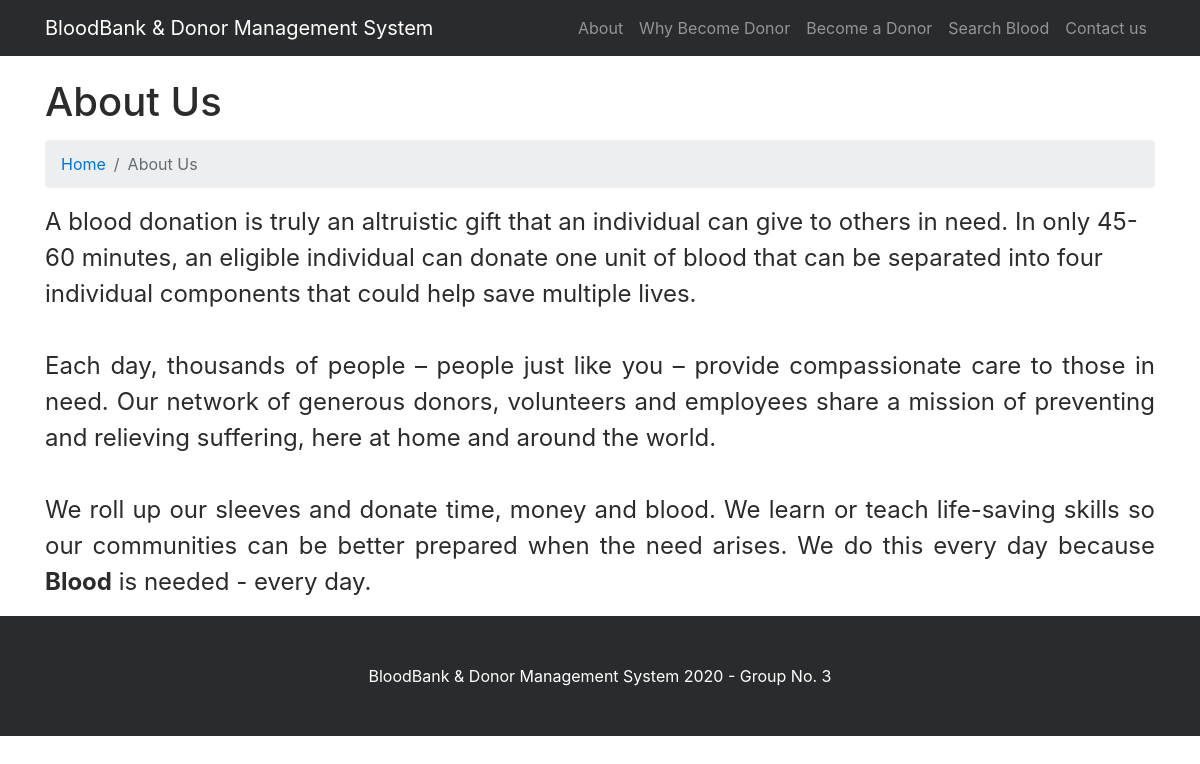
Page /bbdms/page.php?type=aboutus on the committed database.
### tables this page shows
CREATE TABLE `tblpages` (
  `id` int(11) NOT NULL,
  `PageName` varchar(255) DEFAULT NULL,
  `type` varchar(255) NOT NULL DEFAULT '',
  `detail` longtext NOT NULL
);

### bbdms/page.php (the view, shortened to what this page needs)
<?php
include('includes/config.php');
?>
<!DOCTYPE html>
<html lang="en">
<head>
    <link href="vendor/bootstrap/css/bootstrap.min.css" rel="stylesheet">
    <link href="vendor/font-awesome/css/font-awesome.min.css" rel="stylesheet" type="text/css">
    <link href="css/modern-business.css" rel="stylesheet">
</head>
<body>
<?php include('includes/header.php');?>
    <div class="container">
                    <?php
$pagetype=$_GET['type'];
$sql = "SELECT type,detail,PageName from tblpages where type=:pagetype";
$query = $dbh -> prepare($sql);
$query->bindParam(':pagetype',$pagetype,PDO::PARAM_STR);
$query->execute();
$results=$query->fetchAll(PDO::FETCH_OBJ);
if($query->rowCount() > 0)
{
foreach($results as $result)
{ ?>
        <h1 class="mt-4 mb-3"><?php   echo htmlentities($result->PageName); ?> </h1>
        <ol class="breadcrumb">
            <li class="breadcrumb-item">
                <a href="index.php">Home</a>
            </li>
            <li class="breadcrumb-item active"><?php   echo htmlentities($result->PageName); ?></li>
        </ol>
        <p><?php  echo $result->detail; ?> </p>
    </div>
    <?php } } ?>
   <?php include('includes/footer.php');?>
</body>
</html>

### bbdms/css/modern-business.css (style rules this page uses)
body { padding-top: 54px; }
@media (min-width: 992px) { body { padding-top: 56px; } }

### rows in the picture
tblpages: PageName "About Us", detail "A blood donation is truly an altruistic gift that an individual can give to others in need. In only 45-60 minutes, an eligible individual can donate one unit of blood that can be separated into four individual components that could help save multiple lives. Each day, thousands of people – people just like you – provide compassionate care to those in need. Our network of generous donors, volunteers and employees share a mission of preventing and relieving suffering, here at home and around the world. We roll up our sleeves and donate time, money and blood. We learn or teach life-saving skills so our communities can be better prepared when the need arises. We do this every day because Blood…"
